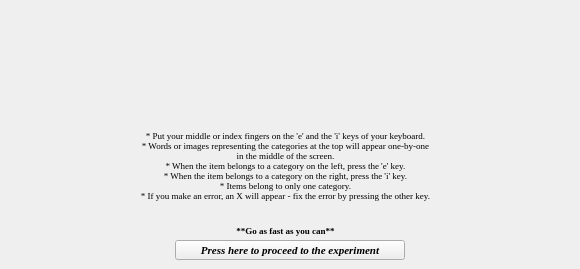
    <widget class="QWidget" name="inconCombinedPrepare">
     <widget class="QLabel" name="inconCombinedPrepareInstruction">
      <property name="geometry">
       <rect>
        <x>5</x>
        <y>110</y>
        <width>561</width>
        <height>111</height>
       </rect>
      </property>
      <property name="font">
       <font>
        <family>Times New Roman</family>
        <pointsize>7</pointsize>
       </font>
      </property>
      <property name="text">
       <string>* Put your middle or index fingers on the 'e' and the 'i' keys of your keyboard.
* Words or images representing the categories at the top will appear one-by-one 
in the middle of the screen. 
* When the item belongs to a category on the left, press the 'e' key.
* When the item belongs to a category on the right, press the 'i' key. 
* Items belong to only one category. 
* If you make an error, an X will appear - fix the error by pressing the other key.</string>
      </property>
      <property name="alignment">
       <set>Qt::AlignCenter</set>
      </property>
     </widget>
     <widget class="QLabel" name="inconCombinedPrepareLeft">
      <property name="geometry">
       <rect>
        <x>10</x>
        <y>8</y>
        <width>221</width>
        <height>50</height>
       </rect>
      </property>
      <property name="font">
       <font>
        <family>Times New Roman</family>
        <pointsize>10</pointsize>
        <weight>75</weight>
        <bold>true</bold>
       </font>
      </property>
      <property name="text">
       <string/>
      </property>
      <property name="alignment">
       <set>Qt::AlignCenter</set>
      </property>
     </widget>
     <widget class="QLabel" name="prepareInstruction2_5">
      <property name="geometry">
       <rect>
        <x>0</x>
        <y>220</y>
        <width>571</width>
        <height>20</height>
       </rect>
      </property>
      <property name="font">
       <font>
        <family>Times New Roman</family>
        <pointsize>7</pointsize>
        <weight>75</weight>
        <bold>true</bold>
       </font>
      </property>
      <property name="text">
       <string>**Go as fast as you can**</string>
      </property>
      <property name="alignment">
       <set>Qt::AlignCenter</set>
      </property>
     </widget>
     <widget class="QLabel" name="inconCombinedPrepareRight">
      <property name="geometry">
       <rect>
        <x>350</x>
        <y>8</y>
        <width>221</width>
        <height>50</height>
       </rect>
      </property>
      <property name="font">
       <font>
        <family>Times New Roman</family>
        <pointsize>10</pointsize>
        <weight>75</weight>
        <bold>true</bold>
       </font>
      </property>
      <property name="text">
       <string/>
      </property>
      <property name="alignment">
       <set>Qt::AlignCenter</set>
      </property>
     </widget>
     <widget class="QPushButton" name="inconCombinedBtn">
      <property name="geometry">
       <rect>
        <x>175</x>
        <y>240</y>
        <width>230</width>
        <height>20</height>
       </rect>
      </property>
      <property name="font">
       <font>
        <family>Times New Roman</family>
        <pointsize>8</pointsize>
        <weight>75</weight>
        <italic>true</italic>
        <bold>true</bold>
       </font>
      </property>
      <property name="text">
       <string>Press here to proceed to the experiment</string>
      </property>
     </widget>
    </widget>
